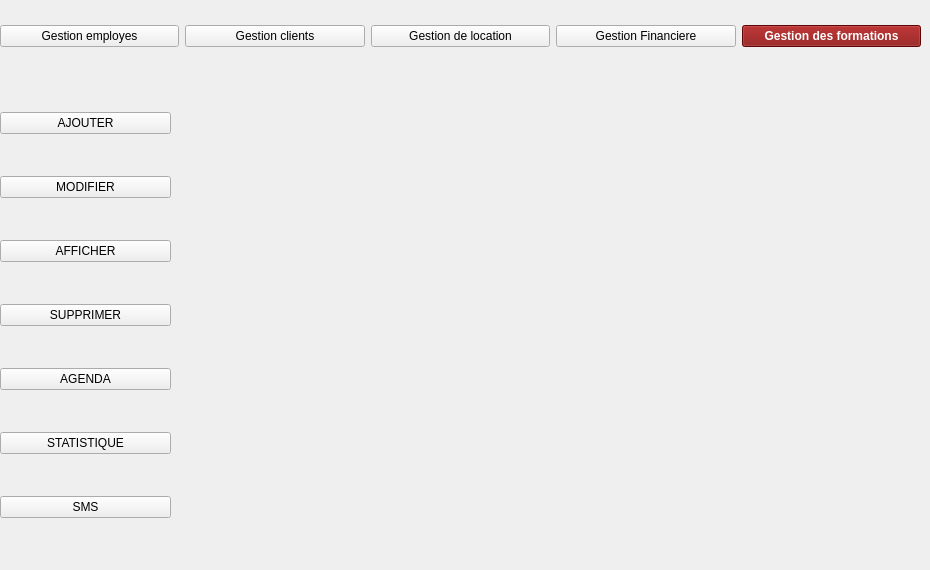
    <widget class="QWidget" name="formation">
     <widget class="QWidget" name="verticalLayoutWidget_7">
      <property name="geometry">
       <rect>
        <x>0</x>
        <y>70</y>
        <width>171</width>
        <height>491</height>
       </rect>
      </property>
      <layout class="QVBoxLayout" name="verticalLayout_7">
       <property name="spacing">
        <number>0</number>
       </property>
       <property name="leftMargin">
        <number>0</number>
       </property>
       <item>
        <widget class="QPushButton" name="pushButton_34">
         <property name="text">
          <string>AJOUTER</string>
         </property>
         <property name="icon">
          <iconset>
           <normaloff>../../Bureau/ajout.png</normaloff>../../Bureau/ajout.png</iconset>
         </property>
         <property name="iconSize">
          <size>
           <width>23</width>
           <height>25</height>
          </size>
         </property>
        </widget>
       </item>
       <item>
        <widget class="QPushButton" name="pushButton_36">
         <property name="text">
          <string>MODIFIER</string>
         </property>
         <property name="icon">
          <iconset>
           <normaloff>../../Bureau/modifier.png</normaloff>../../Bureau/modifier.png</iconset>
         </property>
         <property name="iconSize">
          <size>
           <width>23</width>
           <height>25</height>
          </size>
         </property>
        </widget>
       </item>
       <item>
        <widget class="QPushButton" name="pushButton_37">
         <property name="text">
          <string>AFFICHER</string>
         </property>
         <property name="icon">
          <iconset>
           <normaloff>../../Bureau/afficher.png</normaloff>../../Bureau/afficher.png</iconset>
         </property>
         <property name="iconSize">
          <size>
           <width>23</width>
           <height>25</height>
          </size>
         </property>
        </widget>
       </item>
       <item>
        <widget class="QPushButton" name="pushButton_38">
         <property name="text">
          <string>SUPPRIMER</string>
         </property>
         <property name="icon">
          <iconset>
           <normaloff>../../supprimer.png</normaloff>../../supprimer.png</iconset>
         </property>
         <property name="iconSize">
          <size>
           <width>23</width>
           <height>25</height>
          </size>
         </property>
        </widget>
       </item>
       <item>
        <widget class="QPushButton" name="pushButton_39">
         <property name="text">
          <string>AGENDA</string>
         </property>
         <property name="icon">
          <iconset>
           <normaloff>../../agenda.png</normaloff>../../agenda.png</iconset>
         </property>
         <property name="iconSize">
          <size>
           <width>23</width>
           <height>25</height>
          </size>
         </property>
        </widget>
       </item>
       <item>
        <widget class="QPushButton" name="pushButton_40">
         <property name="text">
          <string>STATISTIQUE</string>
         </property>
         <property name="icon">
          <iconset>
           <normaloff>../../stat.png</normaloff>../../stat.png</iconset>
         </property>
         <property name="iconSize">
          <size>
           <width>23</width>
           <height>25</height>
          </size>
         </property>
        </widget>
       </item>
       <item>
        <widget class="QPushButton" name="pushButton_41">
         <property name="text">
          <string>SMS</string>
         </property>
         <property name="icon">
          <iconset>
           <normaloff>../../sms.png</normaloff>../../sms.png</iconset>
         </property>
         <property name="iconSize">
          <size>
           <width>23</width>
           <height>25</height>
          </size>
         </property>
        </widget>
       </item>
      </layout>
     </widget>
     <widget class="QWidget" name="horizontalLayoutWidget_6">
      <property name="geometry">
       <rect>
        <x>0</x>
        <y>0</y>
        <width>921</width>
        <height>72</height>
       </rect>
      </property>
      <layout class="QHBoxLayout" name="horizontalLayout_6" stretch="0,0,0,0,0">
       <property name="sizeConstraint">
        <enum>QLayout::SetDefaultConstraint</enum>
       </property>
       <property name="leftMargin">
        <number>0</number>
       </property>
       <property name="topMargin">
        <number>11</number>
       </property>
       <property name="bottomMargin">
        <number>11</number>
       </property>
       <item>
        <widget class="QPushButton" name="em_button_6">
         <property name="styleSheet">
          <string notr="true"/>
         </property>
         <property name="text">
          <string>Gestion employes</string>
         </property>
         <property name="icon">
          <iconset>
           <normaloff>../../Bureau/contact.png</normaloff>../../Bureau/contact.png</iconset>
         </property>
         <property name="iconSize">
          <size>
           <width>36</width>
           <height>32</height>
          </size>
         </property>
        </widget>
       </item>
       <item>
        <widget class="QPushButton" name="cl_button_6">
         <property name="styleSheet">
          <string notr="true"/>
         </property>
         <property name="text">
          <string>Gestion clients</string>
         </property>
         <property name="icon">
          <iconset>
           <normaloff>../../Bureau/client1.png</normaloff>../../Bureau/client1.png</iconset>
         </property>
         <property name="iconSize">
          <size>
           <width>30</width>
           <height>32</height>
          </size>
         </property>
        </widget>
       </item>
       <item>
        <widget class="QPushButton" name="Lo_button_6">
         <property name="styleSheet">
          <string notr="true"/>
         </property>
         <property name="text">
          <string>Gestion de location</string>
         </property>
         <property name="icon">
          <iconset>
           <normaloff>../../Bureau/ambulace3.png</normaloff>../../Bureau/ambulace3.png</iconset>
         </property>
         <property name="iconSize">
          <size>
           <width>32</width>
           <height>32</height>
          </size>
         </property>
        </widget>
       </item>
       <item>
        <widget class="QPushButton" name="fin_button_6">
         <property name="styleSheet">
          <string notr="true"/>
         </property>
         <property name="text">
          <string>Gestion Financiere</string>
         </property>
         <property name="icon">
          <iconset>
           <normaloff>../../Bureau/finance.png</normaloff>../../Bureau/finance.png</iconset>
         </property>
         <property name="iconSize">
          <size>
           <width>20</width>
           <height>31</height>
          </size>
         </property>
        </widget>
       </item>
       <item>
        <widget class="QPushButton" name="for_button_6">
         <property name="styleSheet">
          <string notr="true">background-color:#850606;color:white;font-weight:bold;</string>
         </property>
         <property name="text">
          <string>Gestion des formations</string>
         </property>
         <property name="icon">
          <iconset>
           <normaloff>../../Bureau/formation.png</normaloff>../../Bureau/formation.png</iconset>
         </property>
         <property name="iconSize">
          <size>
           <width>22</width>
           <height>32</height>
          </size>
         </property>
        </widget>
       </item>
      </layout>
     </widget>
    </widget>
